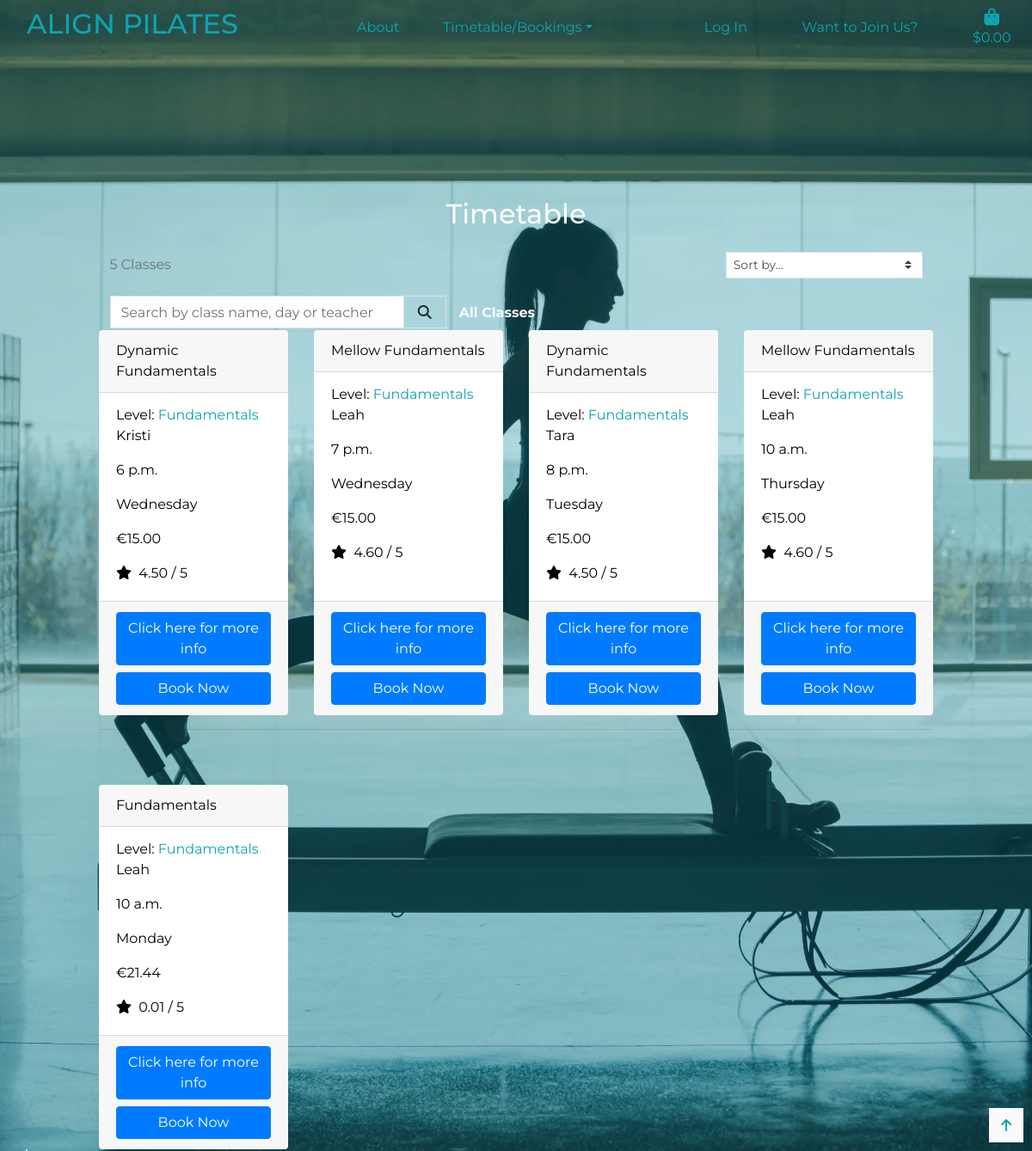
The page /classes/?level=fundamentals on the database as committed earlier.
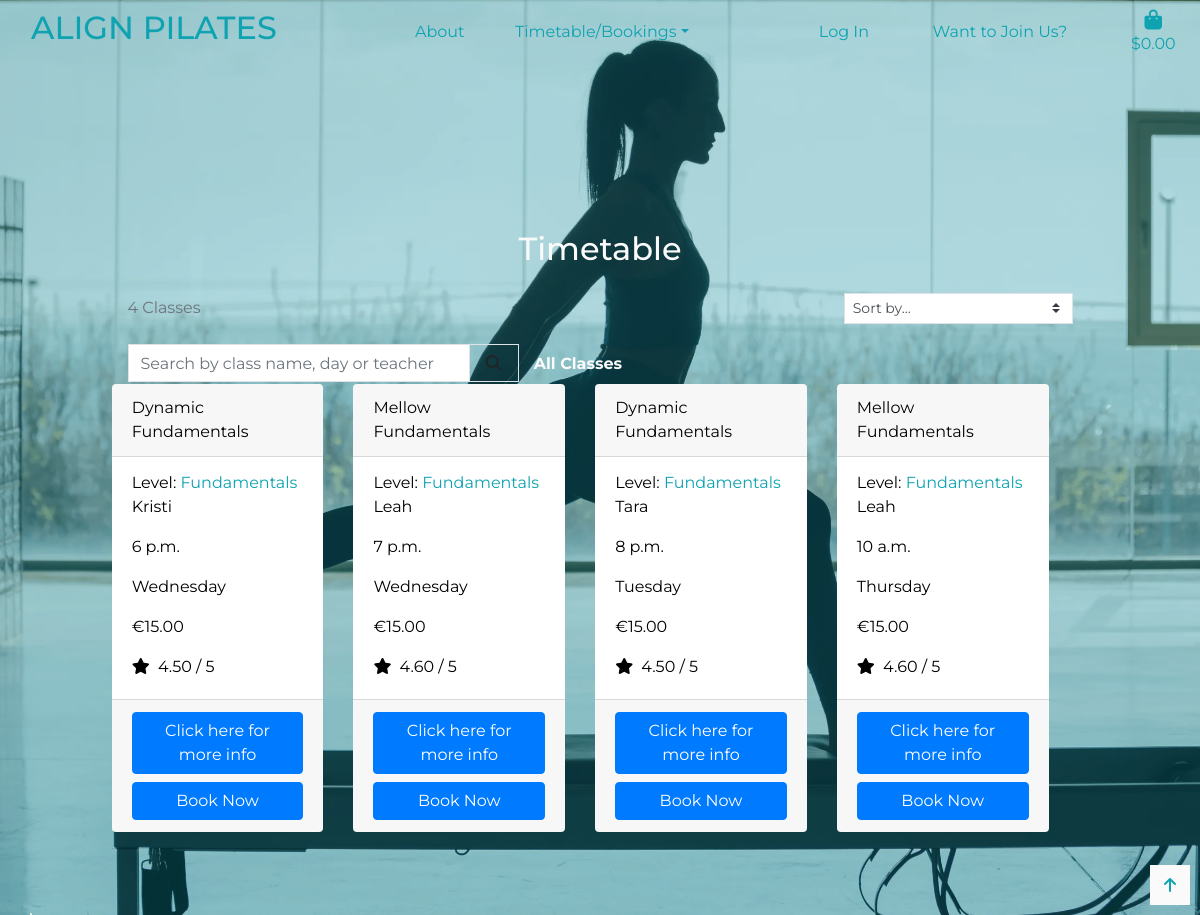
The same page on the database as committed later.
### classes/models.py (models this page shows, shortened)
class Class_Type(models.Model):
    name = models.CharField(max_length=254)
    level = models.ForeignKey('Level', null=True, blank=True, on_delete=models.SET_NULL)
    description = models.TextField()
    teacher = models.CharField(max_length=254)
    cost = models.DecimalField(max_digits=4, decimal_places=2)
    time = models.TimeField()
    day = models.CharField(max_length=9)
    rating = models.DecimalField(max_digits=6, decimal_places=2, null=True, blank=True)
    day_number = models.IntegerField(default=1)
    def __str__(self):
        return self.name

class Level(models.Model):
    name = models.CharField(max_length=254)
    friendly_name = models.CharField(max_length=254, null=True, blank=True)
    def __str__(self):
        return self.name

### classes/views.py (the view, shortened to what this page needs)
# urls.py: path('', views.all_classes, name='classes'),
def all_classes(request):
    class_types = Class_Type.objects.all()
    query = None
    levels = None
    direction = None
    sort = None
    if request.GET:
        if 'sort' in request.GET:
            sortkey = request.GET['sort']
            sort = sortkey
            if sortkey == 'name':
                sortkey = 'lower_name'
                class_types = class_types.annotate(lower_name=Lower('name'))
            if 'direction' in request.GET:
                direction = request.GET['direction']
                if direction == 'desc':
                    sortkey = f'-{sortkey}'
            class_types = class_types.order_by(sortkey)
    if request.GET:
        if 'level' in request.GET:
            levels = request.GET['level'].split(',')
            print(levels)
            class_types = class_types.filter(level__friendly_name__in=levels)
            print(class_types)
            levels = Level.objects.filter(friendly_name__in=levels)
    current_sorting = f'{sort}_{direction}'
    context = {
        'class_types': class_types,
        'search_term': query,
        'current_levels': levels,
        'current_sorting': current_sorting,
    }
    return render(request, 'classes/classes.html', context )

### basket/contexts.py (called while the page is built, shortened)
def basket_contents(request):
    basket_items = []
    grand_total = 0
    class_count = 0
    cost = 15
    basket = request.session.get('basket', {})
    context = {
        'basket_items': basket_items,
        'grand_total': grand_total,
        'class_count': class_count,
    }
    return context

### classes/templates/classes/classes.html (shortened to what the changed rows need)
{% extends 'base.html' %}
{% load static %}
{% block page_header %}
    <div class="container header-container">
    </div>
{% endblock %}
{% block content %}
    <div class="overlay"></div>
    <div class="container class-list">
        <div class="row">
            <div class="col text-center mt-3">
               <h2>Timetable</h2>
            </div>
               <div class="row">
                <div class="col-10 offset-1">
                    <div class="row mt-1 mb-2">
                        <div class="col-12 col-md-6 order-md-first">
                            <p class="text-muted mt-3 text-center text-md-left">
                                {{ class_types|length }} Classes{% if search_term %} found for <strong>"{{ search_term }}"</strong>{% endif %}
                            </p>
                        </div>
                    </div>
        </div>
        <div class="row">
            <div class="class-container col-10 offset-1">
                <div class="row">
                    {% for class in class_types %}
                    <div class="col-sm-6 col-md-6 col-lg-4 col-xl-3 class-cards">
                        <div class="card h-100 border-0">
                            <div class="card-header">{{ class.name }}</div>
                            <div class="card-body">
                                <p class="card-subtitle">Level: <a href="{% url 'classes' %}?level={{ class.level.name }}">{{ class.level }}</a></p>
                                <p class="card-text">{{ class.teacher }}</p>
                                <p class="card-text">{{ class.time }}</p>
                                <p class="card-text">{{ class.day }}</p>
                                <p class="card-text">€{{ class.cost }}</p>
                                {% if class.rating %}
                                <p class="card-text"><i class="fas fa-star mr-1"></i> {{ class.rating }} / 5</p>
                                {% else %}
                                <p class="card-text">No Rating</p>
                                {% endif %}
                            </div>
                            <div class="card-footer">
                                <a href="{% url 'class_type' class.id %}" class="btn btn-primary btn-block">Click here for more info</a>
                                <a href="#" class="btn btn-primary btn-block">Book Now</a>
                            </div>
                        </div>
                    </div>
                        {% if forloop.counter|divisibleby:4 %}
                            <div class="col-12 d-none d-xl-block mb-5">
                                <hr>
                            </div>
                        {% endif %}
                    {% endfor %}
                </div>
            </div>
        </div>
    </div>
{% endblock %}

Rows that differ between the two databases and show on the page:
removed Class_Type: name "Fundamentals", level "Fundamentals", teacher "Leah", time "10 a.m.", day "Monday", cost "21.44", rating "0.01"
Other text that changed with them:
{{ class_types|length }}: "5" → "4"
